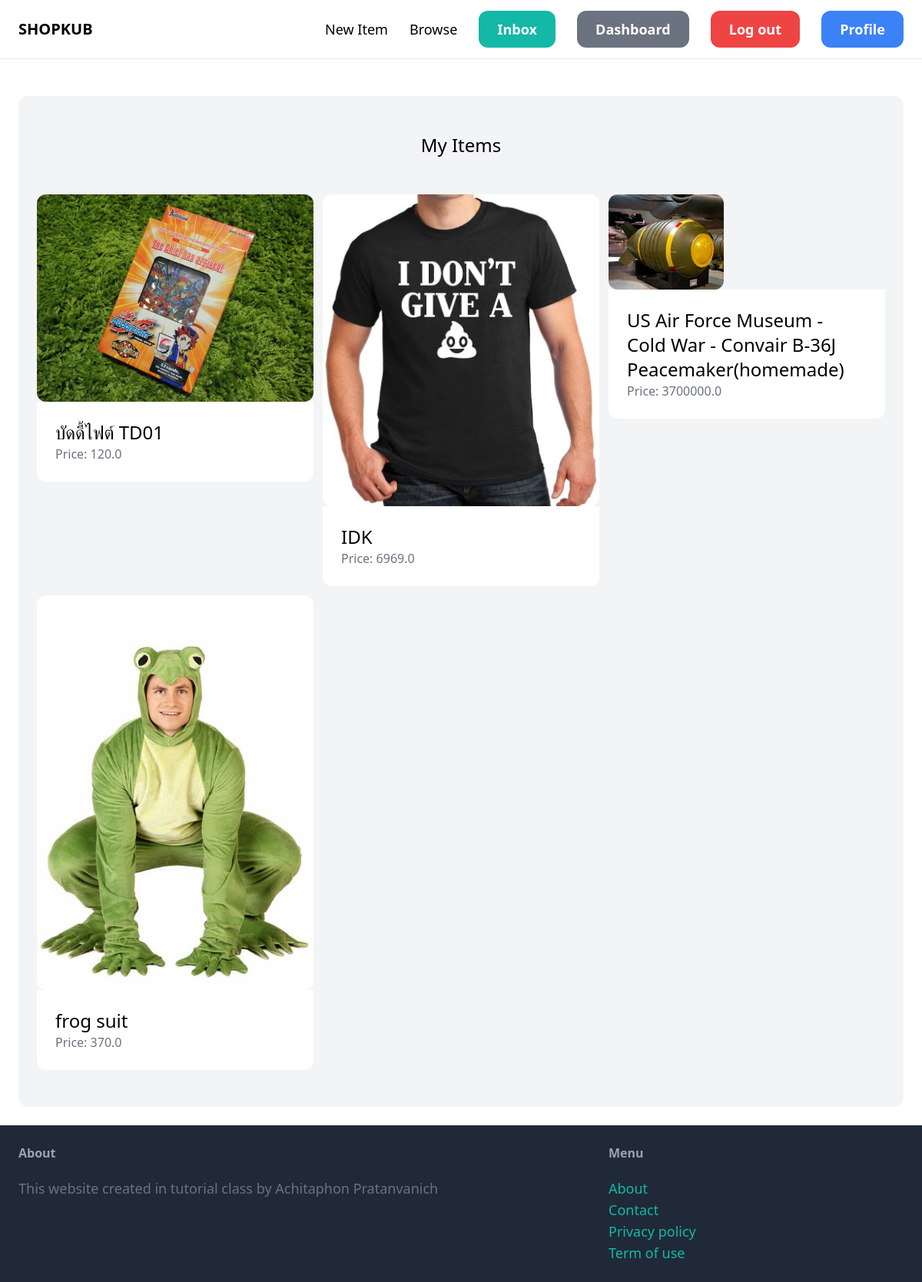
The page /dashboard/ (signed in) on the database its author committed.
### item/models.py (models this page shows, shortened)
class Item(models.Model):
    category = models.ForeignKey(Category, related_name="items", on_delete=models.CASCADE)
    name = models.CharField(max_length=255)
    description = models.TextField(blank=True, null=True)
    price = models.FloatField()
    image = models.ImageField(upload_to="item_images", blank=True, null=True)
    is_sold = models.BooleanField(default=False)
    created_by = models.ForeignKey(User, related_name="items", on_delete=models.CASCADE)
    created_at = models.DateTimeField(auto_now_add=True)

### dashboard/views.py (the view)
# urls.py: path('', views.index, name="index"),
@login_required
def index(request):
    items = Item.objects.filter(created_by=request.user)
    return render(request, 'dashboard/index.html', {'items':items})

### dashboard/templates/dashboard/index.html (shortened to what this page needs)
{% extends 'core/base.html' %}
{% block content %}
    <div class="mt-6 px-6 py-12 bg-gray-100 rounded-xl">
        <h2 class="mb-12 text-2xl text-center">My Items</h2>
        <div class="grid grid-cols-3 gap-3">
            {% for item in items %}
            <a href="{% url 'item:detail' item.id %}">
                <div>
                    <img src="{{item.image.url}}" class="rounded-xl">
                </div>
                <div class="p-6 bg-white rounded-b-xl">
                    <h2 class="text-2xl"> {{item.name}} </h2>
                    <p class="text-gray-500"> Price: {{item.price}} </p>
                </div>
            </a>
            {% endfor %}
        </div>
    </div>
{% endblock %}

### rows shown on the page
Item: image (picture), name "บัดดี้ไฟต์ TD01", price "120.0"
Item: image (picture), name "IDK", price "6969.0"
Item: image (picture), name "US Air Force Museum - Cold War - Convair B-36J Peacemaker(homemade)", price "3700000.0"
Item: image (picture), name "frog suit", price "370.0"
